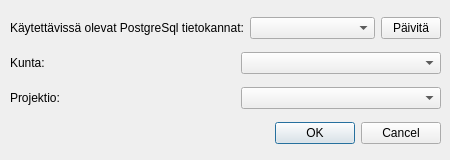
<?xml version="1.0" encoding="UTF-8"?>
<ui version="4.0">
 <class>SchemaCreatorDialogBase</class>
 <widget class="QDialog" name="SchemaCreatorDialogBase">
  <property name="geometry">
   <rect>
    <x>0</x>
    <y>0</y>
    <width>450</width>
    <height>160</height>
   </rect>
  </property>
  <property name="windowTitle">
   <string>Luo uusi työtila</string>
  </property>
  <widget class="QWidget" name="layoutWidget">
   <property name="geometry">
    <rect>
     <x>10</x>
     <y>10</y>
     <width>431</width>
     <height>141</height>
    </rect>
   </property>
   <layout class="QVBoxLayout" name="verticalLayout">
    <item>
     <layout class="QHBoxLayout" name="horizontalLayout">
      <item>
       <widget class="QLabel" name="label">
        <property name="text">
         <string>Käytettävissä olevat PostgreSql tietokannat:</string>
        </property>
       </widget>
      </item>
      <item>
       <widget class="QComboBox" name="dbComboBox">
        <property name="maximumSize">
         <size>
          <width>134</width>
          <height>16777215</height>
         </size>
        </property>
       </widget>
      </item>
      <item>
       <widget class="QPushButton" name="refreshPushButton">
        <property name="maximumSize">
         <size>
          <width>60</width>
          <height>16777215</height>
         </size>
        </property>
        <property name="text">
         <string>Päivitä</string>
        </property>
       </widget>
      </item>
     </layout>
    </item>
    <item>
     <layout class="QHBoxLayout" name="horizontalLayout_3">
      <item>
       <widget class="QLabel" name="label_2">
        <property name="text">
         <string>Kunta:</string>
        </property>
       </widget>
      </item>
      <item>
       <widget class="QComboBox" name="landAdminAuthComboBox">
        <property name="sizePolicy">
         <sizepolicy hsizetype="Preferred" vsizetype="Fixed">
          <horstretch>1</horstretch>
          <verstretch>0</verstretch>
         </sizepolicy>
        </property>
        <property name="maximumSize">
         <size>
          <width>200</width>
          <height>16777215</height>
         </size>
        </property>
       </widget>
      </item>
     </layout>
    </item>
    <item>
     <layout class="QHBoxLayout" name="horizontalLayout_2">
      <item>
       <widget class="QLabel" name="label_3">
        <property name="text">
         <string>Projektio:</string>
        </property>
       </widget>
      </item>
      <item>
       <widget class="QComboBox" name="projComboBox">
        <property name="sizePolicy">
         <sizepolicy hsizetype="Preferred" vsizetype="Fixed">
          <horstretch>1</horstretch>
          <verstretch>0</verstretch>
         </sizepolicy>
        </property>
        <property name="maximumSize">
         <size>
          <width>200</width>
          <height>16777215</height>
         </size>
        </property>
       </widget>
      </item>
     </layout>
    </item>
    <item>
     <widget class="QDialogButtonBox" name="button_box">
      <property name="orientation">
       <enum>Qt::Horizontal</enum>
      </property>
      <property name="standardButtons">
       <set>QDialogButtonBox::Cancel|QDialogButtonBox::Ok</set>
      </property>
     </widget>
    </item>
   </layout>
  </widget>
 </widget>
 <resources/>
 <connections>
  <connection>
   <sender>button_box</sender>
   <signal>accepted()</signal>
   <receiver>SchemaCreatorDialogBase</receiver>
   <slot>accept()</slot>
   <hints>
    <hint type="sourcelabel">
     <x>20</x>
     <y>20</y>
    </hint>
    <hint type="destinationlabel">
     <x>20</x>
     <y>20</y>
    </hint>
   </hints>
  </connection>
  <connection>
   <sender>button_box</sender>
   <signal>rejected()</signal>
   <receiver>SchemaCreatorDialogBase</receiver>
   <slot>reject()</slot>
   <hints>
    <hint type="sourcelabel">
     <x>20</x>
     <y>20</y>
    </hint>
    <hint type="destinationlabel">
     <x>20</x>
     <y>20</y>
    </hint>
   </hints>
  </connection>
 </connections>
</ui>
